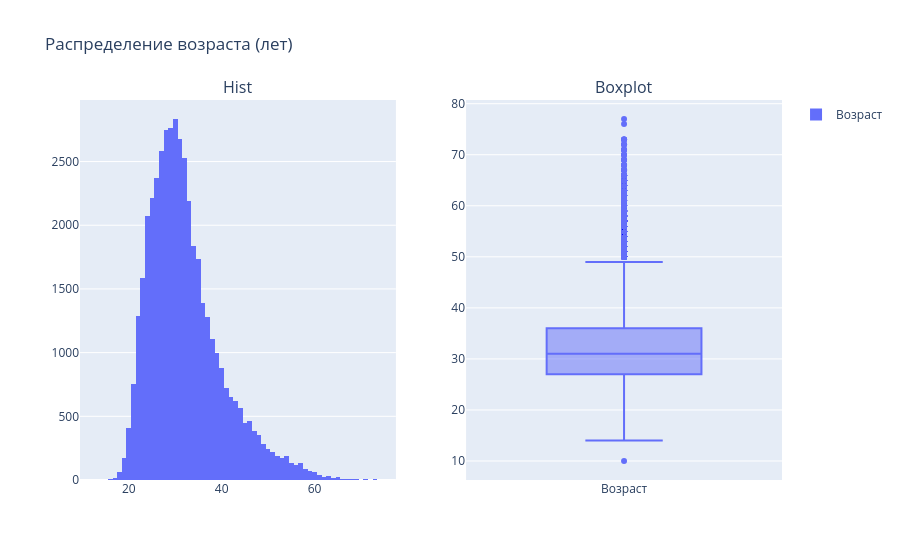

Notebook code cell kept with this figure:
### Markdown cell above
1. Постройте распределение признака **"Возраст"**. Опишите распределение, отвечая на следующие вопросы: чему равна мода распределения, каковы предельные значения признака, в каком примерном интервале находится возраст большинства соискателей? Есть ли аномалии для признака возраста, какие значения вы бы причислили к их числу?
*Совет: постройте гистограмму и коробчатую диаграмму рядом.*

### Code cell
fig = make_subplots(rows=1, cols=2, subplot_titles=['Hist', 'Boxplot'])

fig.add_traces(px.histogram(df['Возраст']).data, rows=1, cols=1)
fig.add_traces(px.box(df['Возраст']).data, rows=1, cols=2)

fig.update_layout(title_text="Распределение возраста (лет)")

### Figure 1 — Plotly figure (JSON) as saved in the notebook; plotly's stock layout.template omitted (floating-point values rounded to 4 significant figures; data arrays with more than 128 entries replaced by an {"elided": "..."} marker saying what was removed)
{"data": [{"bingroup": "x", "hovertemplate": "variable=Возраст<br>value=%{x}<br>count=%{y}<extra></extra>", "legendgroup": "Возраст", "marker": {"color": "#636efa", "pattern": {"shape": ""}}, "name": "Возраст", "orientation": "v", "showlegend": true, "type": "histogram", "x": {"elided": "44744 int values"}, "xaxis": "x", "yaxis": "y"}, {"alignmentgroup": "True", "hovertemplate": "variable=%{x}<br>value=%{y}<extra></extra>", "legendgroup": "", "marker": {"color": "#636efa"}, "name": "", "notched": false, "offsetgroup": "", "orientation": "v", "showlegend": false, "type": "box", "x": {"elided": "44744 str values"}, "x0": " ", "xaxis": "x2", "y": {"elided": "44744 int values"}, "y0": " ", "yaxis": "y2"}], "layout": {"annotations": [{"font": {"size": 16}, "showarrow": false, "text": "Hist", "x": 0.225, "xanchor": "center", "xref": "paper", "y": 1, "yanchor": "bottom", "yref": "paper"}, {"font": {"size": 16}, "showarrow": false, "text": "Boxplot", "x": 0.775, "xanchor": "center", "xref": "paper", "y": 1, "yanchor": "bottom", "yref": "paper"}], "title": {"text": "Распределение возраста (лет)"}, "xaxis": {"anchor": "y", "domain": [0, 0.45]}, "xaxis2": {"anchor": "y2", "domain": [0.55, 1]}, "yaxis": {"anchor": "x", "domain": [0, 1]}, "yaxis2": {"anchor": "x2", "domain": [0, 1]}}}
